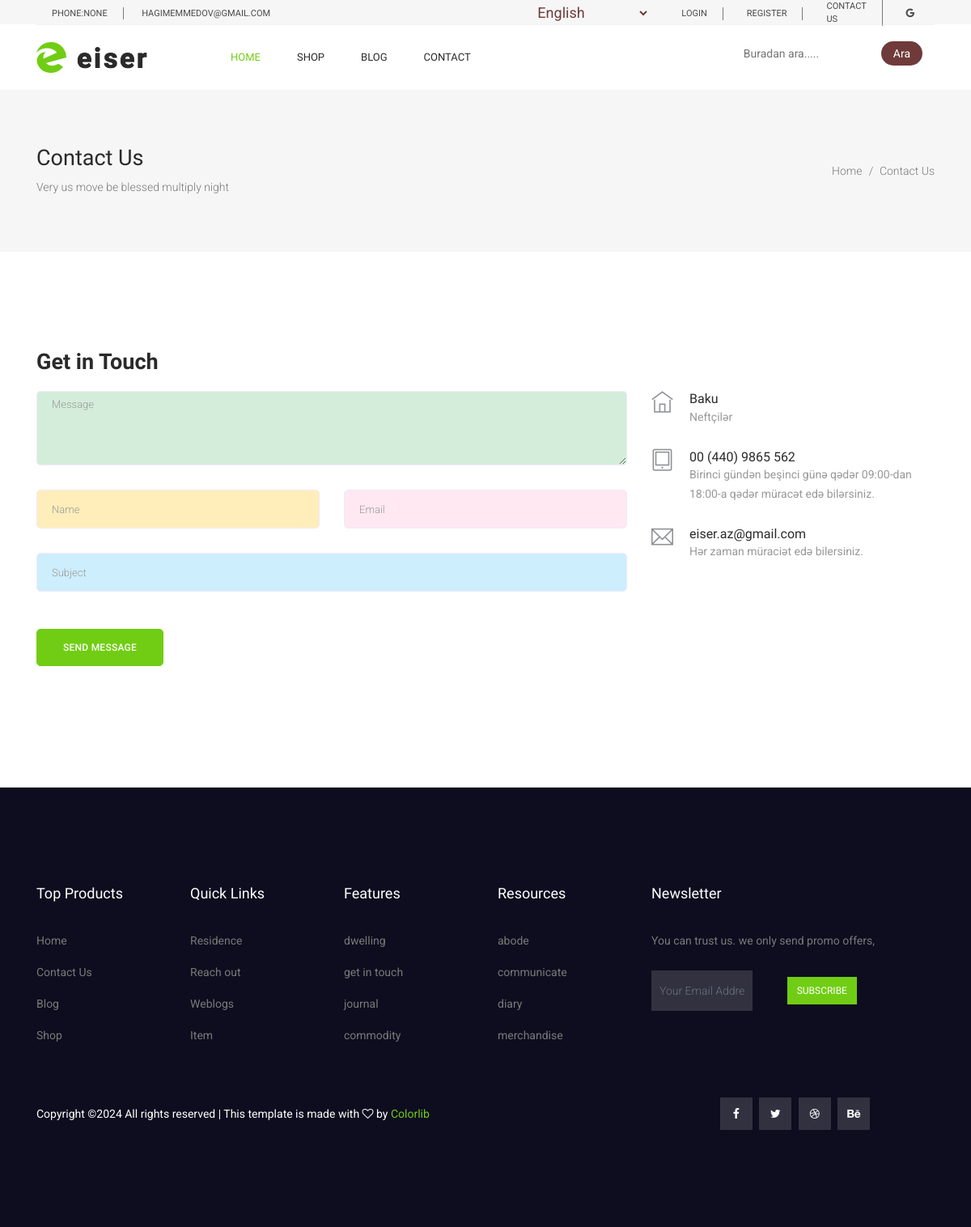
The page /contact-us/ on the database its author committed.
### core/models.py (models this page shows, shortened)
class Basemodel(models.Model):
    created_at = models.DateTimeField(auto_now_add = True)
    updated_at = models.DateTimeField(auto_now = True)
    is_active = models.BooleanField(default = True)
    class Meta:
        abstract = True

class Setting(Basemodel):
    name = models.CharField(max_length=50, null=True, blank=True)
    address = models.CharField(max_length=100, null=True, blank=True)
    phone = models.CharField(max_length=50, null=True, blank=True)
    email = models.EmailField(null=True, blank=True)
    facebook = models.URLField(null=True, blank=True)
    twitter = models.URLField(null=True, blank=True)
    dribbble = models.URLField(null=True, blank=True)
    behance = models.URLField(null=True, blank=True)
    logo = models.ImageField(upload_to='media/blog/')
    blog_bg_image = models.ImageField(upload_to='media/blog/')
    blog_title = models.CharField(max_length=100, null=True, blank=True)
    contact_title = models.CharField(max_length=100, null=True, blank=True)
    class Meta:
        verbose_name=_('Setting')
        verbose_name_plural=_('Setting')

class ContactUs(Basemodel):
    name = models.CharField(max_length=50)
    address = models.CharField(max_length=100)
    phone = models.CharField(max_length=50)
    phone_note = models.CharField(max_length=100)
    email = models.EmailField()
    email_note = models.CharField(max_length=100)
    class Meta:
        verbose_name=_('Contact Us')
        verbose_name_plural=_('Contact Us')

### core/views.py (the view)
# urls.py: path('contact-us/',contact_us,name='contact_us'),
def contact_us(request):
    if request.method=='POST':
        form=ContactForm(request.POST)
        if form.is_valid():
            form.save()
            return redirect('contact_us')
    context = {
        'contact_form':ContactForm(),
        'title':Setting.objects.get(id=3).contact_title,
        'contact_us': ContactUs.objects.all()
               }
    return render(request,'contact_us.html',context=context)

### core/forms.py
class SubscriberForm(ModelForm):
    class Meta:
        model = Subscriber
        fields = ['email']
        widgets = {
            'email': forms.EmailInput(attrs={'placeholder':'Your Email Address', 'class':'form-control'}),
        }

class ContactForm(ModelForm):
    class Meta:
        model = Contact
        fields = ['name', 'email', 'subject', 'message']
        widgets = {
            'name': forms.TextInput(attrs={'class': 'form-control', 'placeholder': 'Name', 'style': 'background-color: #ffeeba; color: #dc3545;'}),
            'email': forms.EmailInput(attrs={'class': 'form-control', 'placeholder': 'Email', 'style': 'background-color: #ffe8f1; color: #6610f2;'}),
            'message': forms.Textarea(attrs={'class': 'form-control', 'placeholder': 'Message', 'rows': 4, 'style': 'background-color: #d4edda; color: #28a745;'}),
            'subject': forms.TextInput(attrs={'class': 'form-control', 'placeholder': 'Subject', 'style': 'background-color: #cdeefd; color: #007bff;'}),
        }

### core/context_processors/context_processors.py (called while the page is built)
def my_setting_func(request):
    setting_data = Setting.objects.last()
    subscriber_form = SubscriberForm()  # Create a form instance
    if request.method == 'POST':
        form = SubscriberForm(request.POST)
        if form.is_valid():
            form.save()
            subscriber_form = SubscriberForm()
    return{
        'setting_data':setting_data,
        'subscriber_form': subscriber_form
    }

### core/templates/contact_us.html (shortened to what this page needs)
{% extends 'base.html' %}
{% load static %}
{% block  content %}
    <section class="banner_area">
      <div class="banner_inner d-flex align-items-center">
        <div class="container">
          <div
            class="banner_content d-md-flex justify-content-between align-items-center"
          >
            <div class="mb-3 mb-md-0">
              <h2>Contact Us</h2>
              <p>Very us move be blessed multiply night</p>
            </div>
            <div class="page_link">
              <a href="{% url 'index' %}">Home</a>
              <a href="{% url 'contact_us' %}">Contact Us</a>
            </div>
          </div>
        </div>
      </div>
    </section>
  <section class="section_gap">
    <div class="container">
      <div class="row">
        <div class="col-12">
          <h2 class="contact-title">Get in Touch</h2>
        </div>
        <div class="col-lg-8 mb-4 mb-lg-0">
          <form class="form-contact contact_form" action="" method="post" id="contactForm" novalidate="novalidate">
            <div class="row">
              <div class="col-12">
                <div class="form-group">
                  {{contact_form.message}}
                </div>
              </div>
              <div class="col-sm-6">
                <div class="form-group">
                  {{contact_form.name}}
                </div>
              </div>
              <div class="col-sm-6">
                <div class="form-group">
                  {{contact_form.email}}
                </div>
              </div>
              <div class="col-12">
                <div class="form-group">
                  {{contact_form.subject}}
                </div>
              </div>
            </div>
            <div class="form-group mt-lg-3">
              <button type="submit" class="main_btn">Send Message</button>
            </div>
          </form>
        </div>
        {% for contact_us in contact_us %}
        <div class="col-lg-4">
          <div class="media contact-info">
            <span class="contact-info__icon"><i class="ti-home"></i></span>
            <div class="media-body">
              <h3>{{ contact_us.name }}</h3>
              <p>{{ contact_us.address }}</p>
            </div>
          </div>
          <div class="media contact-info">
            <span class="contact-info__icon"><i class="ti-tablet"></i></span>
            <div class="media-body">
              <h3><a href="tel:454545654">{{ contact_us.phone }}</a></h3>
              <p>{{ contact_us.phone_note }}</p>
            </div>
          </div>
          <div class="media contact-info">
            <span class="contact-info__icon"><i class="ti-email"></i></span>
            <div class="media-body">
              <h3><a href="mailto:support@colorlib.com">{{ contact_us.email }}</a></h3>
              <p>{{ contact_us.email_note }}</p>
            </div>
          </div>
        </div>
        {% endfor %}
      </div>
    </div>
  </section>
  {% endblock %}

### core/templates/partials/header.html (shortened to what this page needs)
{%load static%}
{% load i18n %}
<header class="header_area">
    <div class="top_menu">
        <div class="container">
          <div class="row">
            <div class="col-lg-7">
              <div class="float-left">
                <p>Phone:{{setting_data.phone}}</p>
                <p>{{setting_data.email}}</p>
              </div>
            </div>
            <div class="col-lg-5">
              <div class="float-right">
                <ul class="right_side">
                  <li>
                    <form  action="{% url 'set_language' %}" method="post" class="language-form" >
                        <select name="language" id="language" onchange="this.form.submit()">
                            {% get_current_language as LANGUAGE_CODE %}
                            {% get_available_languages as LANGUAGES %}
                            {% get_language_info_list for LANGUAGES as languages %}
                            {% for language in languages %}
                                <option value="{{ language.code }}" {% if language.code == LANGUAGE_CODE %}selected{% endif %}>
                                    {{ language.name_local }}
                                </option>
                            {% endfor %}
                        </select>
                      </form>
                  </li>
                  <li>
                    {% if user.is_authenticated %}
                            <li><a href="{% url 'logout' %}">Logout</a></li>
                            {% else %}
                            <li><a href="{% url 'login' %}">Login</a></li>
                            <li><a href="{% url 'register' %}">Register</a></li>
                            {% endif %}
                  </li>
                  <li>
                    <a href="contact.html">
                      Contact Us
                    </a>
                  </li>
                  <li>
                    <a href="{% url 'social:begin' 'google-oauth2' %}">
                        <i class="fa-brands fa-google"></i>
                    </a>
                </li>
                </ul>
              </div>
            </div>
          </div>
        </div>
      </div>
    <div class="main_menu">
        <div class="container">
            <nav class="navbar navbar-expand-lg navbar-light w-100">
                <a class="navbar-brand logo_h" href="{% url 'index' %}">
                    <img src="{{ setting_data.logo.url }}" alt="" />
                </a>
                <div class="collapse navbar-collapse offset w-100" id="navbarSupportedContent">
                    <div class="row w-100 mr-0">
                        <div class="col-lg-5 pr-0">
                            <ul class="nav navbar-nav center_nav pull-right">
                                <li class="nav-item active">
                                    <a class="nav-link" href="{% url 'index' %}">Home</a>
                                </li>
                                <li class="nav-item submenu dropdown">
                                    <a class="nav-link" href="{% url 'shop' %}">Shop</a>
                                </li>
                                <li class="nav-item submenu dropdown">
                                    <a class="nav-link" href="{% url 'blog' %}">Blog</a>
                                </li>
                                <li class="nav-item">
                                    <a class="nav-link" href="{% url 'contact_us' %}">Contact</a>
                                </li>
                            </ul>
                        </div>
                        <div class="col-lg-7 pr-0">
                            <ul class="nav navbar-nav navbar-right right_nav pull-right">
                              <div class="nav-elemanları">
                                <li class="nav-elemani">
                                    <form action="{% url 'all-search' %}" method="post" class="arama-formu">
                                        <input type="text" name="all_search" placeholder="Buradan ara.....">
                                        <button type="submit">Ara</button>
                                    </form>
                                </li>
                            </div>
                            </ul>
                        </div>
                    </div>
                </div>
            </nav>
        </div>
    </div>

### static/css/style.css (style rules this page uses)
body { line-height:24px;font-size:14px;font-family:"Roboto",sans-serif;font-weight:normal;color:#797979 }
h1,h2,h3,h4,h5,h6 { font-family:"Heebo",sans-serif;color:#2a2a2a;font-weight:500 }
a { text-decoration:none;transition:all 0.3s ease-in-out }
ul { list-style-type:none;margin:0;padding:0 }
.section_gap { padding:120px 0px }
.active { color:#71cd14 }
.header_area { position:relative;width:100%;top:0;left:0;z-index:99;transition:background 0.4s, all 0.3s linear }
.header_area .main_menu { background:#ffffff }
.header_area .navbar { padding:0px;border:0px;border-radius:0px;border-top:1px solid rgba(221,221,221,0.38) }
.header_area .navbar .nav .nav-item { margin-right:45px }
.header_area .navbar .nav .nav-item .nav-link { font:400 13px/80px "Heebo",sans-serif;text-transform:uppercase;color:#2a2a2a;padding:0px;display:inline-block }
.header_area .navbar .nav .nav-item .nav-link:after { display:none }
.header_area .navbar .nav .nav-item:hover .nav-link,.header_area .navbar .nav .nav-item.active .nav-link { color:#71cd14 }
.header_area .navbar .nav .nav-item.submenu { position:relative }
.header_area .navbar .nav .nav-item:last-child { margin-right:0px }
.header_area .navbar .nav.navbar-nav.navbar-right li { margin-left:25px;margin-right:0px }
.header_area .navbar .nav.navbar-nav.navbar-right li:first-child { margin-left:35px }
.top_menu { background:#f6f6f6;height:30px;line-height:16px }
.top_menu .float-left { padding:7px 0 }
.top_menu .float-left p { display:inline-block;line-height:15px;color:#4a4a4a;font-size:11px;font-family:"Roboto",sans-serif;font-weight:400;margin:0px;text-transform:uppercase;border-right:1px solid #797979;padding:0px 19px }
.top_menu .float-left p:last-child { border-right:0px }
.top_menu .right_side { margin-bottom:0px;padding:7px 0 }
.top_menu .right_side li { display:inline-block }
.top_menu .right_side li:last-child a { padding-right:15px;border-right:0px }
.top_menu .right_side li a { font-size:11px;color:#4a4a4a;display:inline-block;border-right:1px solid #797979;transition:all 300ms linear 0s;text-transform:uppercase;padding:0px 19px }
.banner_area { position:relative;z-index:1;min-height:200px }
.banner_area .banner_inner { position:relative;overflow:hidden;width:100%;min-height:200px;background:#f6f6f6;z-index:1 }
.banner_area .banner_inner .banner_content { position:relative;z-index:10 }
.banner_area .banner_inner .banner_content h2 { font-size:27px;font-weight:500 }
.banner_area .banner_inner .banner_content p { margin-bottom:0px;font-weight:300 }
.banner_area .banner_inner .banner_content .page_link a { font-size:14px;font-weight:300;color:#797979;font-family:"Roboto",sans-serif;margin-right:18px;position:relative }
.banner_area .banner_inner .banner_content .page_link a:before { content:"/";font-size:14px;position:absolute;right:-14px;top:50%;transform:translateY(-50%) }
.banner_area .banner_inner .banner_content .page_link a:last-child { margin-right:0px }
.banner_area .banner_inner .banner_content .page_link a:last-child:before { display:none }
.contact-info { margin-bottom:12px }
.contact-info__icon { margin-right:20px }
.contact-info__icon i,.contact-info__icon span { color:#8f9195;font-size:27px }
.contact-info .media-body h3 { font-size:16px;margin-bottom:0 }
.contact-info .media-body h3 a { color:#2a2a2a }
.contact-info .media-body p { color:#999999 }
.contact-title { font-size:27px;font-weight:600;margin-bottom:20px }
.form-contact .form-group { margin-bottom:15px }
@media (min-width: 1000px) { .form-contact .form-group { margin-bottom:30px } }
.form-contact .form-control { border:1px solid #f0e9ff;border-radius:5px;height:48px;padding-left:18px;font-size:13px;background:transparent }
.form-contact .form-control::placeholder { font-weight:300;color:#999999 }
.form-contact textarea { border-radius:12px;height:100% !important }
h2 { font-size:30px }
h3 { font-size:24px }
.main_btn { display:inline-block;background:#71cd14;padding:0px 32px;letter-spacing:0.25px;color:#fff;font-family:"Roboto",sans-serif;font-size:12px;font-weight:500;line-height:44px;outline:none !important;box-shadow:none !important;text-align:center;border:1px solid #71cd14;cursor:pointer;text-transform:uppercase;transition:all 300ms linear 0s;border-radius:5px }
.footer-area .single-footer-widget input { height:50px;border:none;width:70% !important;font-weight:300;background:rgba(255,255,255,0.15);color:#ffffff;padding-left:20px;border-radius:0;font-size:14px;padding:10px }

### rows shown on the page
Setting: phone "NONE", email "HAGIMEMMEDOV@GMAIL.COM", logo (picture)
ContactUs: name "Baku", address "Neftçilər", phone "00 (440) 9865 562", phone_note "Birinci gündən beşinci günə qədər 09:00-dan 18:00-a qədər müracət edə bilərsiniz.", email "eiser.az@gmail.com", email_note "Hər zaman müraciət edə bilersiniz."

### other values the page prints
form field language "English"
